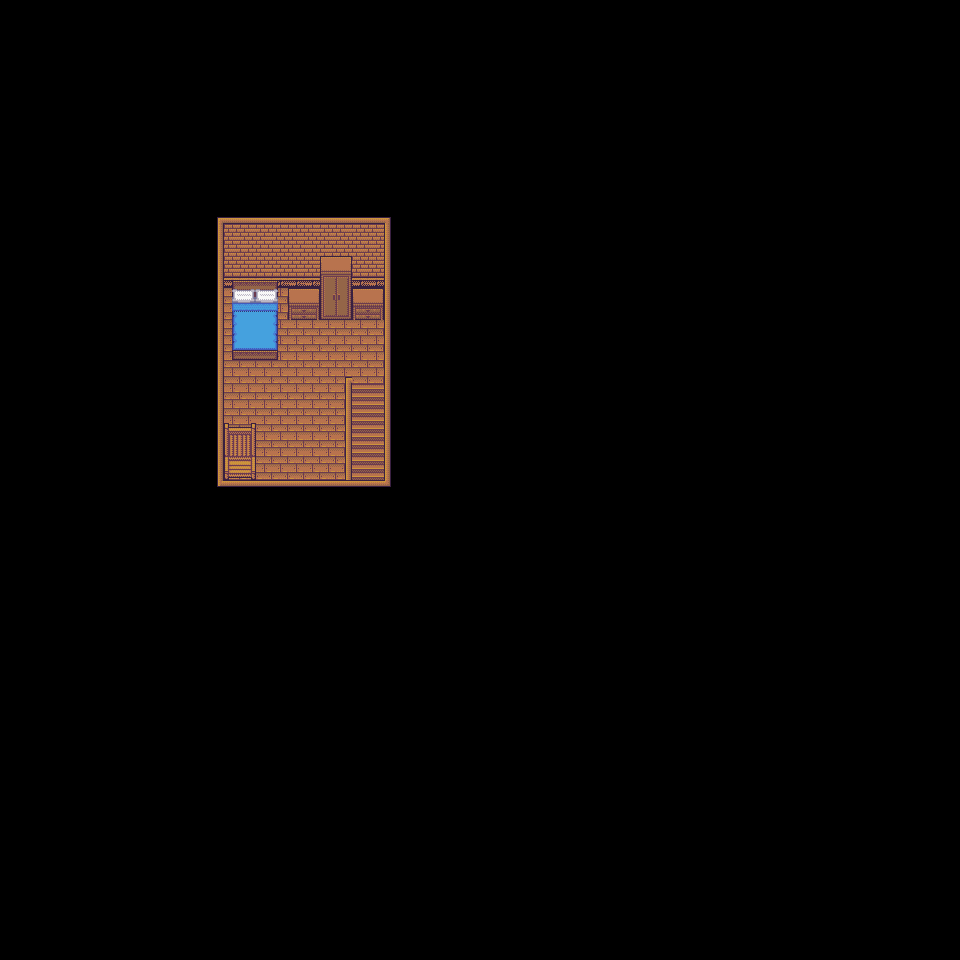

Below is a game level as drawn by its tile map, then a one-line description and the .tmx that defines it (tile-layer data replaced by summaries):
An orthogonal 30x30 tile map with 32x32 px tiles, 3 tile layers (walls, walls details, furn), 6 tilesets and 10 objects (7x wall, 2x home, typ).

<map version="1.2" tiledversion="1.2.4" orientation="orthogonal" renderorder="right-down" width="30" height="30" tilewidth="32" tileheight="32" infinite="0" nextlayerid="5" nextobjectid="13">
 <tileset firstgid="1" name="A5_Tiles" tilewidth="32" tileheight="32" tilecount="128" columns="8">
  <image source="../tilesets/A5_Tiles.png" width="256" height="512" />
 </tileset>
 <tileset firstgid="129" name="D_OutDoor" tilewidth="32" tileheight="32" tilecount="256" columns="16">
  <image source="../tilesets/D_OutDoor.png" width="512" height="512" />
 </tileset>
 <tileset firstgid="385" name="D_Inside_House" tilewidth="32" tileheight="32" tilecount="256" columns="16">
  <image source="../tilesets/D_Inside_House.png" width="512" height="512" />
 </tileset>
 <tileset firstgid="641" name="C_OutSide_Nature" tilewidth="32" tileheight="32" tilecount="256" columns="16">
  <image source="../tilesets/C_OutSide_Nature.png" width="512" height="512" />
 </tileset>
 <tileset firstgid="897" name="A4_Walls_2" tilewidth="32" tileheight="32" tilecount="256" columns="16">
  <image source="../tilesets/A4_Walls_2.png" width="512" height="512" />
 </tileset>
 <tileset firstgid="1153" name="B_HouseExteriorTiles_1_B" tilewidth="32" tileheight="32" tilecount="256" columns="16">
  <image source="../tilesets/B_HouseExteriorTiles_1_B.png" width="512" height="512" />
 </tileset>
 <layer id="1" name="walls" width="30" height="30">
  <data>[900 cells, 70 non-empty, 11 distinct tile ids]</data>
 </layer>
 <layer id="2" name="walls details" width="30" height="30">
  <data>[900 cells, 9 non-empty, 3 distinct tile ids]</data>
 </layer>
 <layer id="3" name="furn" width="30" height="30">
  <data>[900 cells, 14 non-empty, 13 distinct tile ids]</data>
 </layer>
 <objectgroup id="4" name="walls">
  <object id="1" name="wall" x="217.5" y="217" width="172" height="68.5" />
  <object id="2" name="wall" x="288" y="287" width="94" height="32" />
  <object id="5" name="wall" x="216.5" y="286.5" width="8" height="199.5" />
  <object id="6" name="wall" x="222.258" y="479" width="168.242" height="6.5" />
  <object id="7" name="wall" x="384" y="285" width="6" height="201" />
  <object id="8" name="wall" x="225" y="422" width="31.5" height="58.5" />
  <object id="9" name="wall" x="345.5" y="376" width="5.5" height="104" />
  <object id="10" name="player" type="home" x="353" y="384.75" width="10.5" height="9" />
  <object id="11" name="port" type="home" x="352.5" y="446" width="30.5" height="30.5" />
  <object id="12" name="npc" type="typ" x="234.854" y="364.043" width="5.78458" height="4.62767" />
 </objectgroup>
</map>
